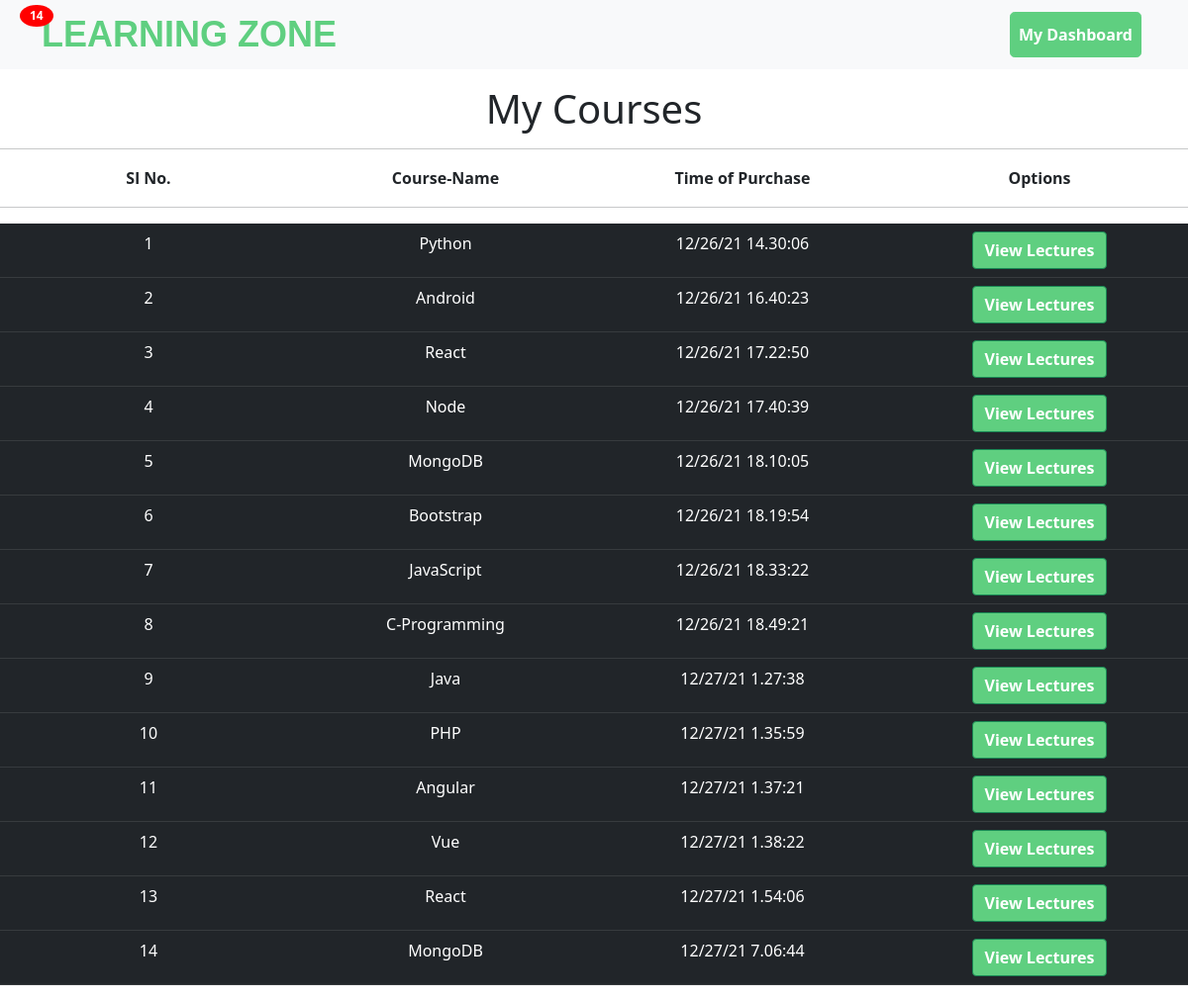
Screenshot of /userpayment.php (signed in) with the database file from the repository.
### tables this page shows
CREATE TABLE `paymenttable` (
  `id` int(11) NOT NULL,
  `fname` varchar(10) NOT NULL,
  `password` varchar(10) NOT NULL,
  `cred` varchar(30) NOT NULL,
  `coursename` varchar(100) NOT NULL,
  `paymenttime` varchar(100) NOT NULL
);

CREATE TABLE `coursetable` (
  `id` int(11) NOT NULL,
  `coursename` varchar(20) NOT NULL,
  `description` varchar(500) NOT NULL,
  `image` varchar(100) NOT NULL,
  `title1` varchar(250) NOT NULL,
  `url1` text NOT NULL,
  `title2` varchar(250) NOT NULL,
  `url2` text NOT NULL,
  `title3` varchar(250) NOT NULL,
  `url3` text NOT NULL,
  `title4` varchar(250) NOT NULL,
  `url4` text NOT NULL,
  `title5` varchar(250) NOT NULL,
  `url5` text NOT NULL
);

### userpayment.php (the view, shortened to what this page needs)
<!DOCTYPE html>
<html lang="en">
<head>
    <link rel="stylesheet" href="css/bootstrap5.0.2.min.css">
    <link rel="stylesheet" href="css/dashboard.css">
    <link rel="stylesheet" href="css/fonts.css">
</head>
<body class="">
    <?php include('include/userheader.inc.php'); ?>
    <div class="text-center my-3">
        <h1> My Courses </h1>
    </div>
    <hr>
    <?php
    if ($_SERVER['REQUEST_METHOD'] == "GET") {
        $localhost = "localhost";
        $usernamew = "root";
        $passwordw = "";
        $db = "expdb";
        $conn = mysqli_connect($localhost, $usernamew, $passwordw, $db);
        if (!$conn) {
            echo "Connection error";
        } else {
            $fname = $_SESSION["username"];
            $result = mysqli_query($conn, "SELECT * FROM paymenttable, coursetable WHERE fname='$fname' && paymenttable.coursename = coursetable.coursename")
                or die("FAILED!!" . mysqli_error($conn));
            $i = 0;
            echo "<table class='w-100 fw-bold'>";
            echo "<tr>";
            echo "
                <td>Sl No. </td>
                <td>Course-Name</td>
                <td>Time of Purchase</td>
                <td>Options</td>";
            echo "</tr>";
            echo "</table><hr>";
            echo "<table class='table table-hover table-dark'>";
            if (mysqli_num_rows($result) > 0) {
                while ($row = mysqli_fetch_assoc($result)) {
                    $i++;
                    echo "<tr>";
                    echo  "
                        <td>" . $i . "</td>
                <td class='text-capitalize'>" . $row['coursename'] . "</td>
                        <td>" . $row['paymenttime'] . "</td>
                        <td>
                        <button class='btn btn-outline-success'>
                            <a class='text-decoration-none text-white fw-bold'
                            href='coursesdetails.php?id={$row['id']}' target='_blank'>
                                View Lectures
                            </a>
                            </button>
                        </td>";
                    echo "</tr>";
                }
                echo "</table>";
                echo "<span class='badge'>$i</span>";
            }
        }
    }
    ?>
</body>
</html>

### css/dashboard.css (style rules this page uses)
.btn { background-color: #5FCF80; }
td { width: 15%; text-align: center; }
.badge { position: absolute; top: 5px; left: 20px; padding: 5px 10px; border-radius: 50%; background-color: red; color: white; }

### rows the page displays
paymenttable: coursetable.coursename "Python", paymenttime "12/26/21 14.30:06"
paymenttable: coursetable.coursename "Android", paymenttime "12/26/21 16.40:23"
paymenttable: coursetable.coursename "React", paymenttime "12/26/21 17.22:50"
paymenttable: coursetable.coursename "Node", paymenttime "12/26/21 17.40:39"
paymenttable: coursetable.coursename "MongoDB", paymenttime "12/26/21 18.10:05"
paymenttable: coursetable.coursename "Bootstrap", paymenttime "12/26/21 18.19:54"
paymenttable: coursetable.coursename "JavaScript", paymenttime "12/26/21 18.33:22"
paymenttable: coursetable.coursename "C-Programming", paymenttime "12/26/21 18.49:21"
paymenttable: coursetable.coursename "Java", paymenttime "12/27/21 1.27:38"
paymenttable: coursetable.coursename "PHP", paymenttime "12/27/21 1.35:59"
paymenttable: coursetable.coursename "Angular", paymenttime "12/27/21 1.37:21"
paymenttable: coursetable.coursename "Vue", paymenttime "12/27/21 1.38:22"
paymenttable: coursetable.coursename "React", paymenttime "12/27/21 1.54:06"
paymenttable: coursetable.coursename "MongoDB", paymenttime "12/27/21 7.06:44"

### other values shown
$i "14"
